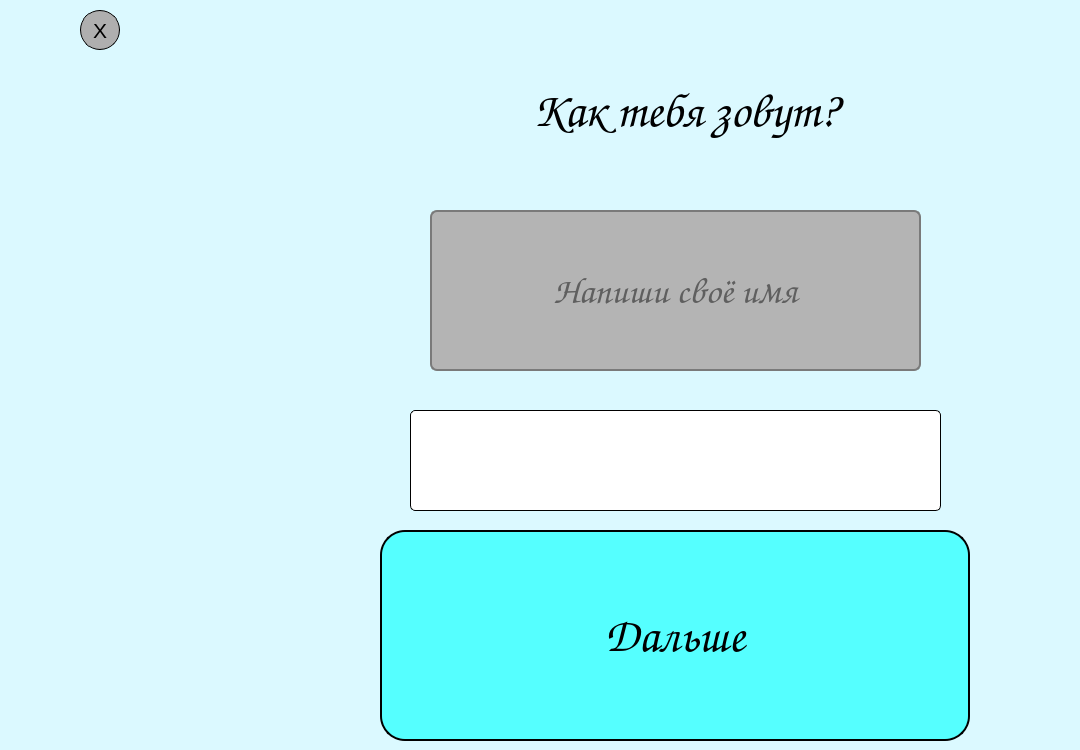
    <widget class="QWidget" name="registrationPage">
     <property name="styleSheet">
      <string notr="true">background-color:rgb(219, 249, 255)</string>
     </property>
     <widget class="QLabel" name="label_9">
      <property name="geometry">
       <rect>
        <x>300</x>
        <y>40</y>
        <width>771</width>
        <height>141</height>
       </rect>
      </property>
      <property name="font">
       <font>
        <family>Comic Sans MS</family>
        <pointsize>36</pointsize>
       </font>
      </property>
      <property name="styleSheet">
       <string notr="true">color: rgb(0, 0, 0);</string>
      </property>
      <property name="text">
       <string>Как тебя зовут?</string>
      </property>
      <property name="alignment">
       <set>Qt::AlignCenter</set>
      </property>
     </widget>
     <widget class="QLineEdit" name="nameEdit">
      <property name="geometry">
       <rect>
        <x>410</x>
        <y>410</y>
        <width>531</width>
        <height>101</height>
       </rect>
      </property>
      <property name="font">
       <font>
        <family>Comic Sans MS</family>
        <pointsize>36</pointsize>
       </font>
      </property>
      <property name="styleSheet">
       <string notr="true">background-color: rgb(255, 255, 255);
border-radius: 5px;
border: 1px solid black;
color: rgb(0, 0, 0);</string>
      </property>
      <property name="text">
       <string/>
      </property>
      <property name="alignment">
       <set>Qt::AlignLeading|Qt::AlignLeft|Qt::AlignVCenter</set>
      </property>
     </widget>
     <widget class="QPushButton" name="saveNameButton">
      <property name="geometry">
       <rect>
        <x>380</x>
        <y>530</y>
        <width>590</width>
        <height>211</height>
       </rect>
      </property>
      <property name="font">
       <font>
        <family>Comic Sans MS</family>
        <pointsize>36</pointsize>
       </font>
      </property>
      <property name="styleSheet">
       <string notr="true">QPushButton#saveNameButton {
background-color: rgb(85, 255, 255);
border-radius: 25px;
border: 2px solid black;
color: rgb(0, 0, 0);
}
QPushButton#saveNameButton:hover{
background-color: rgb(66, 198, 198)
}</string>
      </property>
      <property name="text">
       <string>Дальше</string>
      </property>
     </widget>
     <widget class="QLabel" name="emptyNameLabel">
      <property name="geometry">
       <rect>
        <x>430</x>
        <y>210</y>
        <width>491</width>
        <height>161</height>
       </rect>
      </property>
      <property name="font">
       <font>
        <family>Comic Sans MS</family>
        <pointsize>28</pointsize>
       </font>
      </property>
      <property name="styleSheet">
       <string notr="true">background-color: rgb(180, 180, 180);
border: 2px solid rgb(122, 122, 122);
border-radius: 7px;
color: rgb(95, 95, 95)</string>
      </property>
      <property name="text">
       <string>Напиши своё имя</string>
      </property>
      <property name="alignment">
       <set>Qt::AlignCenter</set>
      </property>
     </widget>
     <widget class="QPushButton" name="quitRegistrationPageButton">
      <property name="geometry">
       <rect>
        <x>80</x>
        <y>10</y>
        <width>40</width>
        <height>40</height>
       </rect>
      </property>
      <property name="sizePolicy">
       <sizepolicy hsizetype="Minimum" vsizetype="Maximum">
        <horstretch>0</horstretch>
        <verstretch>0</verstretch>
       </sizepolicy>
      </property>
      <property name="font">
       <font>
        <pointsize>16</pointsize>
       </font>
      </property>
      <property name="styleSheet">
       <string notr="true">QPushButton#quitRegistrationPageButton{
border-radius: 20px;
background-color: rgb(175, 175, 175);
border: 1px solid black;
background-image: 'images/undo.png';
	color: rgb(0, 0, 0);
}
QPushButton#quitRegistrationPageButton:hover{
background-color: rgb(109, 109, 109)
}</string>
      </property>
      <property name="text">
       <string>X</string>
      </property>
      <property name="shortcut">
       <string extracomment="Назад"/>
      </property>
     </widget>
    </widget>
